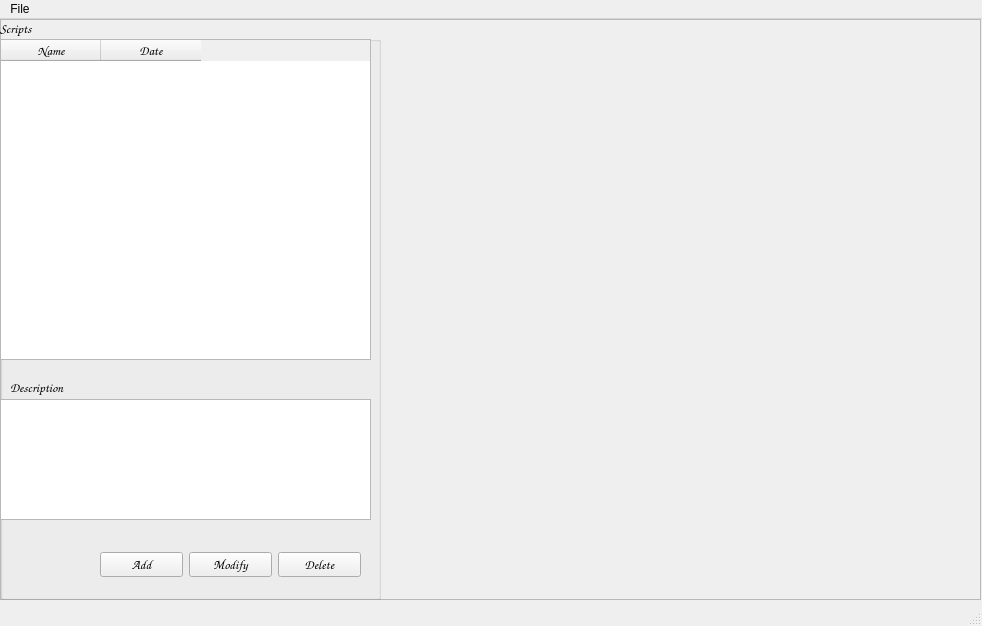
<?xml version="1.0" encoding="UTF-8"?>
<ui version="4.0">
 <class>MainWindow</class>
 <widget class="QMainWindow" name="MainWindow">
  <property name="geometry">
   <rect>
    <x>0</x>
    <y>0</y>
    <width>982</width>
    <height>626</height>
   </rect>
  </property>
  <property name="windowTitle">
   <string>MainWindow</string>
  </property>
  <widget class="QWidget" name="centralwidget">
   <widget class="QFrame" name="frameScripts">
    <property name="geometry">
     <rect>
      <x>0</x>
      <y>0</y>
      <width>981</width>
      <height>581</height>
     </rect>
    </property>
    <property name="frameShape">
     <enum>QFrame::StyledPanel</enum>
    </property>
    <property name="frameShadow">
     <enum>QFrame::Raised</enum>
    </property>
    <widget class="QGroupBox" name="groupBox">
     <property name="geometry">
      <rect>
       <x>0</x>
       <y>0</y>
       <width>381</width>
       <height>581</height>
      </rect>
     </property>
     <property name="font">
      <font>
       <family>Comic Sans MS</family>
       <pointsize>10</pointsize>
      </font>
     </property>
     <property name="title">
      <string>Scripts</string>
     </property>
     <property name="flat">
      <bool>false</bool>
     </property>
     <widget class="QWidget" name="horizontalLayoutWidget">
      <property name="geometry">
       <rect>
        <x>100</x>
        <y>520</y>
        <width>261</width>
        <height>51</height>
       </rect>
      </property>
      <layout class="QHBoxLayout" name="horizontalLayout">
       <item>
        <widget class="QPushButton" name="pBAddScript">
         <property name="text">
          <string>Add</string>
         </property>
        </widget>
       </item>
       <item>
        <widget class="QPushButton" name="pBModify">
         <property name="text">
          <string>Modify</string>
         </property>
        </widget>
       </item>
       <item>
        <widget class="QPushButton" name="pBDelScript">
         <property name="text">
          <string>Delete</string>
         </property>
        </widget>
       </item>
      </layout>
     </widget>
     <widget class="QTableWidget" name="tWGridScripts">
      <property name="geometry">
       <rect>
        <x>0</x>
        <y>20</y>
        <width>371</width>
        <height>321</height>
       </rect>
      </property>
      <property name="rowCount">
       <number>0</number>
      </property>
      <property name="columnCount">
       <number>2</number>
      </property>
      <column>
       <property name="text">
        <string>Name</string>
       </property>
      </column>
      <column>
       <property name="text">
        <string>Date</string>
       </property>
      </column>
     </widget>
     <widget class="QTextEdit" name="textEdit">
      <property name="geometry">
       <rect>
        <x>0</x>
        <y>380</y>
        <width>371</width>
        <height>121</height>
       </rect>
      </property>
     </widget>
     <widget class="QLabel" name="labelDescription">
      <property name="geometry">
       <rect>
        <x>10</x>
        <y>360</y>
        <width>71</width>
        <height>16</height>
       </rect>
      </property>
      <property name="text">
       <string>Description</string>
      </property>
     </widget>
    </widget>
    <widget class="QsciScintilla" name="tEScriptEditor">
     <property name="geometry">
      <rect>
       <x>469</x>
       <y>10</y>
       <width>511</width>
       <height>571</height>
      </rect>
     </property>
     <property name="toolTip">
      <string/>
     </property>
     <property name="whatsThis">
      <string/>
     </property>
    </widget>
   </widget>
  </widget>
  <widget class="QMenuBar" name="menubar">
   <property name="geometry">
    <rect>
     <x>0</x>
     <y>0</y>
     <width>982</width>
     <height>21</height>
    </rect>
   </property>
   <widget class="QMenu" name="menuFile">
    <property name="title">
     <string>File</string>
    </property>
    <addaction name="actionNew"/>
    <addaction name="actionOpen"/>
    <addaction name="separator"/>
    <addaction name="actionExit"/>
   </widget>
   <addaction name="menuFile"/>
  </widget>
  <widget class="QStatusBar" name="statusbar"/>
  <action name="actionExit">
   <property name="checkable">
    <bool>false</bool>
   </property>
   <property name="text">
    <string>Exit</string>
   </property>
  </action>
  <action name="actionNew">
   <property name="checkable">
    <bool>false</bool>
   </property>
   <property name="text">
    <string>New</string>
   </property>
  </action>
  <action name="actionOpen">
   <property name="checkable">
    <bool>false</bool>
   </property>
   <property name="text">
    <string>Open</string>
   </property>
  </action>
 </widget>
 <customwidgets>
  <customwidget>
   <class>QsciScintilla</class>
   <extends>QFrame</extends>
   <header>Qsci/qsciscintilla.h</header>
  </customwidget>
 </customwidgets>
 <resources/>
 <connections/>
</ui>
